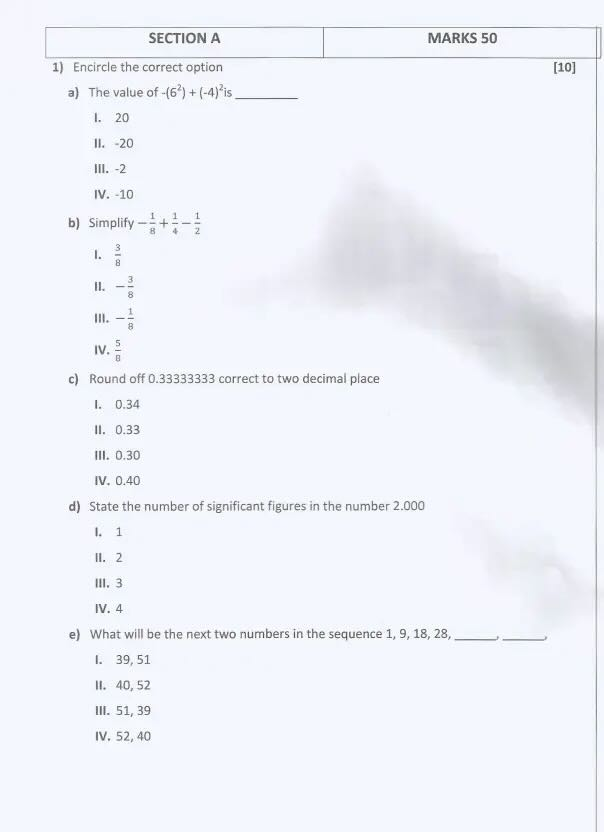
#> input picture AI_Tutor/ImageAI/Images/img2.jpeg, 604 x 832 px; its folder holds 3 pictures in this run
$ python tesseract-train.py
#> lines starting #> are read from the running program, lines starting #| are printed output that depends on the picture; after the words box and inside, x2 and y2 are one past the last pixel; in counts of white or black regions, pixels touching at a corner belong together
#> further down, img is the input picture: shape (832, 604, 3); mean B, G, R 249.4, 242.6, 239.9
#> in preprocess, `_, processed_img = cv2.threshold(processed_img, 190, 255, cv2.THRESH_B..`:
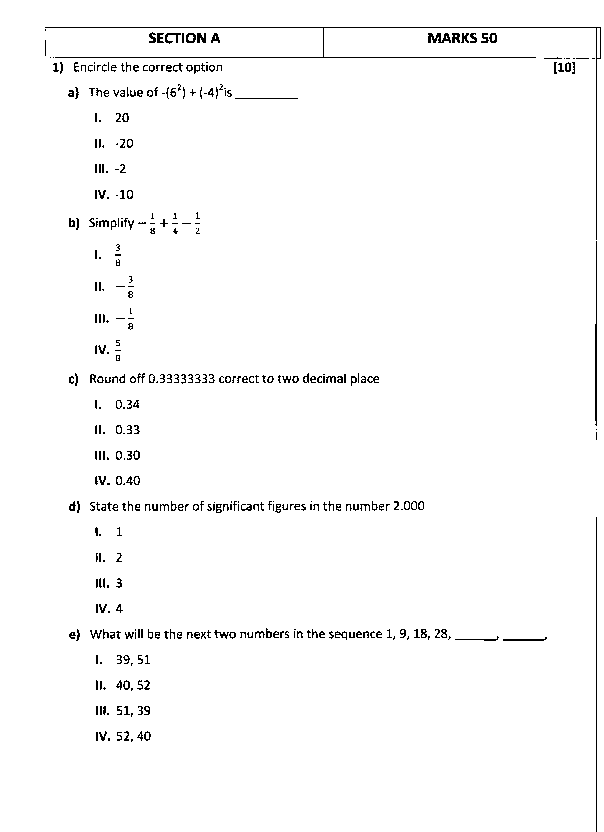
#> processed_img: shape (832, 604); 98.1% white; black in thin lines or dots, all inside (x1, y1, x2, y2) = (45, 27, 601, 832)
### AI_Tutor/ImageAI/imageProcessing.py
import os
import cv2
import pytesseract
import numpy as np

def noise_removal(image):
    kernel = np.ones((1,1), np.uint8)
    image = cv2.dilate(image, kernel, iterations=1)
    kernel = np.ones((1,1), np.uint8) #redefined in case for special cases
    image = cv2.erode(image, kernel, iterations=1)
    image = cv2.morphologyEx(image, cv2.MORPH_CLOSE, kernel)
    image = cv2.medianBlur(image, 1)
    return (image)

#https://becominghuman.ai/how-to-automatically-deskew-straighten-a-text-image-using-opencv-a0c30aed83df
# [40 lines left out: functions getSkewAngle, rotateImage, not called in this run]

def detectStructures(image):
    # processing the image so the structures can be more easily identified
    newImage = image.copy()
    blurredImage = cv2.GaussianBlur(newImage, (7,7), 0)
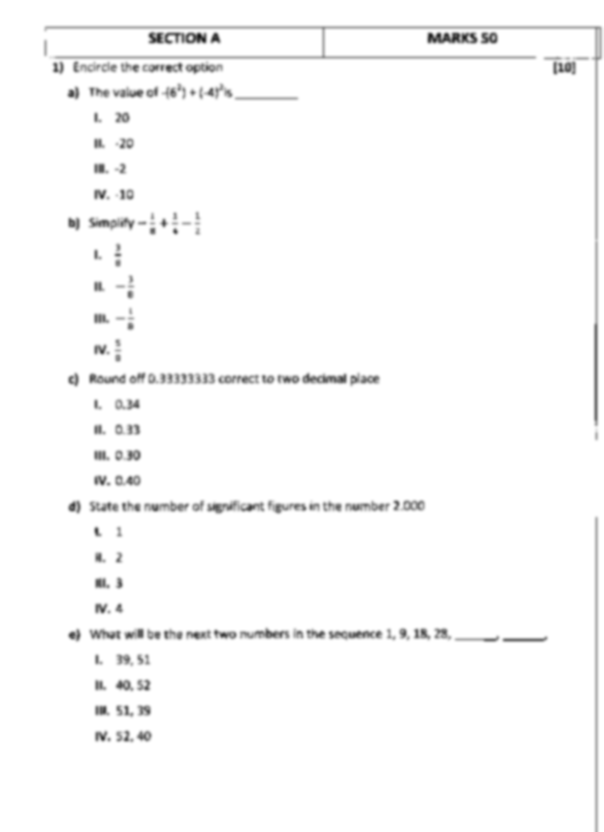
#> blurredImage: shape (832, 604); min 25, max 255, mean 250.1
    thresh = cv2.threshold(blurredImage, 0, 255, cv2.THRESH_BINARY_INV + cv2.THRESH_OTSU)[1]
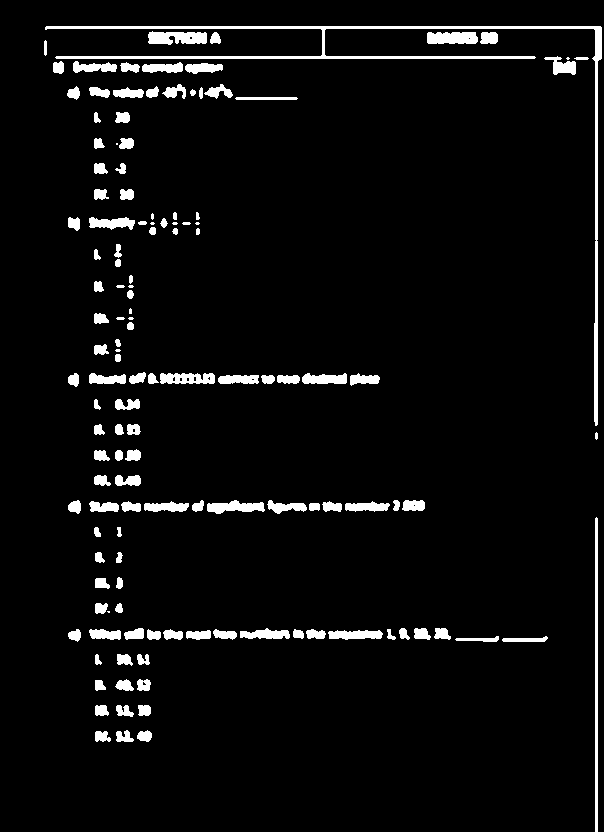
#> thresh: shape (832, 604); 4.8% white; 135 white regions (11 under 20 px), largest, box (x1, y1, x2, y2) and area: (45, 26, 602, 426) 4616, (595, 517, 598, 832) 943, (148, 31, 207, 45) 643
    kernel = cv2.getStructuringElement(cv2.MORPH_RECT, (16, 10))
    blurredImage = cv2.dilate(thresh, kernel, iterations=1)
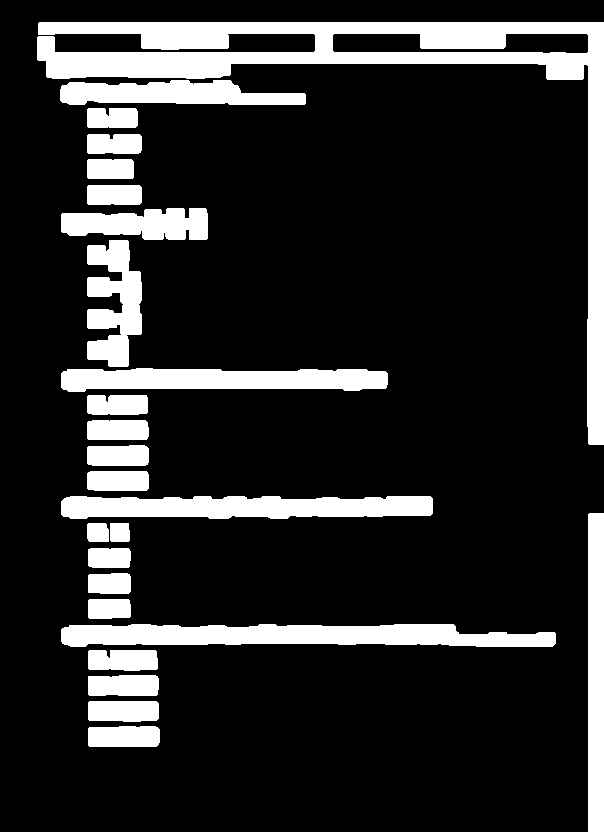
#> blurredImage: shape (832, 604); 16.9% white; 25 white regions
    cnts = cv2.findContours(blurredImage, cv2.RETR_EXTERNAL, cv2.CHAIN_APPROX_SIMPLE)
#> cnts = 25 contours; largest, box (x1, y1, x2, y2) and area: (37, 22, 604, 445) 28482, (61, 624, 556, 647) 8495, (61, 496, 433, 519) 6926, (61, 368, 388, 392) 6028, (588, 513, 604, 832) 4770
    cnts = cnts[0] if len(cnts) == 2 else cnts[1]
    cnts = sorted(cnts, key=lambda x: cv2.boundingRect(x)[1])
    for c in cnts:
        x,y,w,h = cv2.boundingRect(c)
        roi = newImage[y:y+h, x:x+w]
        text = pytesseract.image_to_string(roi)
        if text:
            with open("results.txt", "a") as f:
                f.write(text.replace('\n', ' ').strip() + '\n')
        cv2.rectangle(newImage, (x, y), (x + w, y + h), (36, 255, 12), 2)
#> this loop made 1 pass
#> (x, y, w, h) on pass 1: (37, 22, 567, 423)
#> pass 1, in detectStructures, `roi = newImage[y:y+h, x:x+w]`:
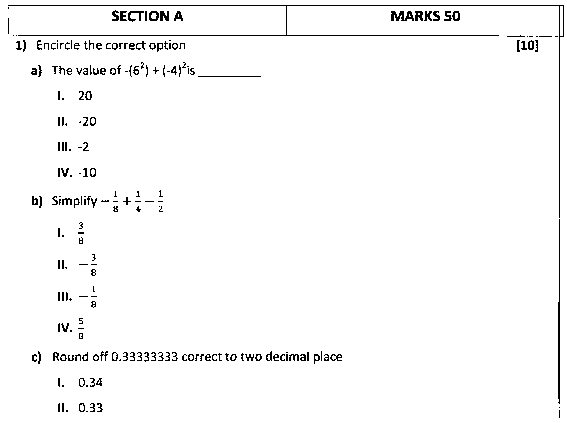
#> roi: shape (423, 567); 97.6% white; black in thin lines or dots
    return newImage

def preprocess(img):
    processed_img = cv2.cvtColor(img, cv2.COLOR_BGR2GRAY)
    _, processed_img = cv2.threshold(processed_img, 190, 255, cv2.THRESH_BINARY)
    processed_img = noise_removal(processed_img)
    return processed_img

folder_path = "Images"

images = os.listdir(folder_path)

image_files = [os.path.join(folder_path, file) for file in images]

img = cv2.imread(image_files[2])

processed_img = preprocess(img)

processed_img = detectStructures(processed_img)

cv2.imshow("processed image", processed_img)
cv2.waitKey(0)

result = pytesseract.image_to_string(processed_img)

### AI_Tutor/ImageAI/tesseract-train.py
import os
import subprocess
import cv2
#> (the run stopped early here; a loop or call above may not have finished)
